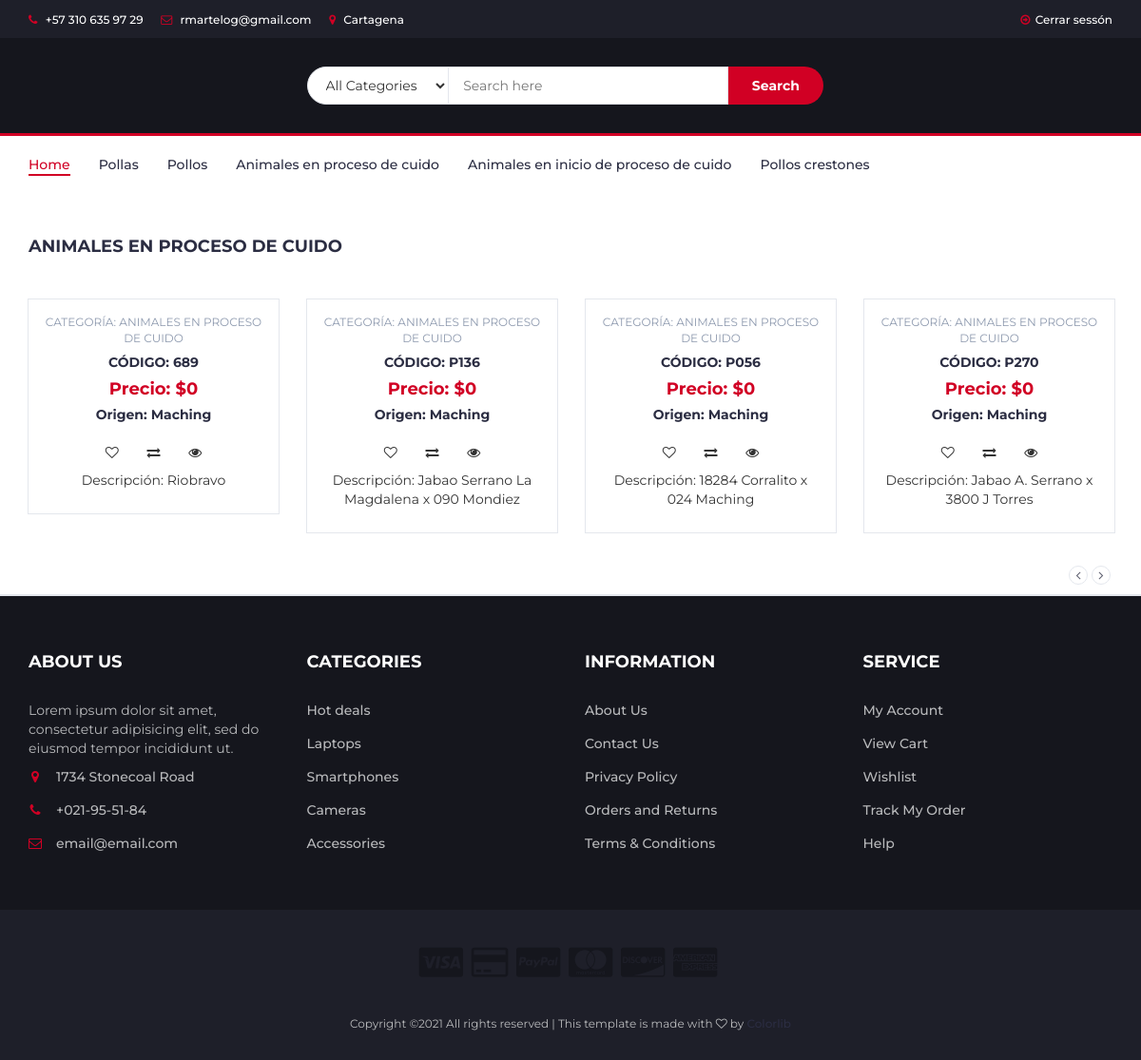
Page /home/animales_en_proceso on the committed database.
### portafolio/models.py (models this page shows)
class Producto(models.Model):
    nombre_gallo = models.CharField(max_length=200, null=True, blank=False, verbose_name='Nombre_gallo')
    slug = models.SlugField()
    categoria = models.ForeignKey(Categoria, on_delete=models.CASCADE)
    descripcion = models.TextField(null=True, blank=False, help_text='ingrese una descripcipón del animal',
                                   verbose_name='Descripcion animal')
    precio = models.IntegerField(null=True, blank=False)
    origen_animal = models.TextField(null=True, blank=False, help_text='ingrese el origen del animal',
                                     verbose_name='origen_animal')
    foto = models.ImageField(upload_to='portafolio/static/images', verbose_name='Foto_animal', null=True, blank=True)
    disponible = models.BooleanField(default=True)
    class Meta:
        verbose_name = 'Producto'
        verbose_name_plural = 'Productos'
        ordering = ['id']

class Categoria (models.Model):
    nombre_categoria = models.CharField(max_length=300, null=True, blank=False, verbose_name='Nombre_categoria')
    descripcion = models.TextField(null=True, blank=False,help_text='ingrese una descripcipón del animal', verbose_name='Descripcion animal')
    def __str__(self):
        return self.nombre_categoria
    class Meta:
        verbose_name = 'categoria'
        verbose_name_plural = 'categorias'
        ordering =['-id']

### portafolio/views.py (the view)
class animales_en_proceso(View):
    model = Producto
    template_name = 'portafolio/categoria_animales_en_proceso.html'
    def get(self, request, *args, **kwargs):
        categoria = Categoria.objects.get(nombre_categoria='Animales en proceso de cuido')
        animales_en_proceso = Producto.objects.filter(categoria=categoria, disponible=True)
        return render(request, self.template_name, {'animales_en_proceso':animales_en_proceso})

### portafolio/templates/portafolio/categoria_animales_en_proceso.html (shortened to what this page needs)
{% extends 'portafolio/base.html' %}
{% load i18n %}
{% block content %}
    <div class="section">
        <div class="container">
            <div class="row">
                <div class="col-md-12">
                    <div class="section-title">
                        <h4 class="title">Animales en proceso de cuido</h4>
                    </div>
                </div>
                {% if animales_en_proceso %}
                    <div class="col-md-12">
                        <div class="row">
                            <div class="products-tabs">
                                <div id="tab1" class="tab-pane active">
                                    <div class="products-slick" data-nav="#slick-nav-1">
                                        {% for pollo in animales_en_proceso %}
                                        <div class="product">
                                            <div class="product-body">
                                                <p class="product-category">Categoría: {{ pollo.categoria }}</p>
                                                <h3 class="product-name"><a href="#">Código: {{ pollo.nombre_gallo }}</a></h3>
                                                <h4 class="product-price">Precio: ${{pollo.precio}}
                                                </h4>
                                                <h5 class="product-old">Origen: {{pollo.origen_animal}}</h5>
                                                <div class="product-btns">
                                                    <button class="add-to-wishlist"><i class="fa fa-heart-o"></i></button>
                                                    <button class="add-to-compare"><i class="fa fa-exchange"></i></button>
                                                    <button class="quick-view"><i class="fa fa-eye"></i></button>
                                                    <p> Descripción: {{ pollo.descripcion }}</p>
                                                </div>
                                            </div>
                                            <div class="add-to-cart">
                                                <button class="add-to-cart-btn"> add
                                                </button>
                                            </div>
                                        </div>
                                        {% endfor %}
                                    </div>
                                    <div id="slick-nav-1" class="products-slick-nav"></div>
                                </div>
                            </div>
                        </div>
                    </div>
                {% endif %}
            </div>
        </div>
    </div>
{% endblock content %}

### portafolio/static/css/style.css (style rules this page uses)
body { font-family: 'Montserrat', sans-serif; font-weight: 400; color: #333; }
h1, h2, h3, h4, h5, h6 { color: #2B2D42; font-weight: 700; margin: 0 0 10px; }
a { color: #2B2D42; font-weight: 500; -webkit-transition: 0.2s color; transition: 0.2s color; }
.section { padding-top: 30px; padding-bottom: 30px; }
.section-title { position: relative; margin-bottom: 30px; margin-top: 15px; }
.section-title .title { display: inline-block; text-transform: uppercase; margin: 0px; }
.product { position: relative; margin: 15px 0px; -webkit-box-shadow: 0px 0px 0px 0px #E4E7ED, 0px 0px 0px 1px #E4E7ED; box-shadow: 0px 0px 0px 0px #E4E7ED, 0px 0px 0px 1px #E4E7ED; -webkit-transition: 0.2s all; transition: 0.2s all; }
.product .product-body { position: relative; padding: 15px; background-color: #FFF; text-align: center; z-index: 20; }
.product .product-body .product-category { text-transform: uppercase; font-size: 12px; color: #8D99AE; }
.product .product-body .product-name { text-transform: uppercase; font-size: 14px; }
.product .product-body .product-name>a { font-weight: 700; }
.product .product-body .product-price { color: #D10024; font-size: 18px; }
.product .product-body .product-btns>button { position: relative; width: 40px; height: 40px; line-height: 40px; background: transparent; border: none; -webkit-transition: 0.2s all; transition: 0.2s all; }
.product .add-to-cart { position: absolute; left: 1px; right: 1px; bottom: 1px; padding: 15px; background: #1e1f29; text-align: center; -webkit-transform: translateY(0%); -ms-transform: translateY(0%); transform: translateY(0%); -webkit-transition: 0.2s all; transition: 0.2s all; z-index: 2; }
.product .add-to-cart .add-to-cart-btn { position: relative; border: 2px solid transparent; height: 40px; padding: 0 30px; background-color: #ef233c; color: #FFF; text-transform: uppercase; font-weight: 700; border-radius: 40px; -webkit-transition: 0.2s all; transition: 0.2s all; }
.products-slick .product.slick-slide { margin: 15px; }
.products-tabs>.tab-pane { display: block; height: 0; opacity: 0; visibility: hidden; overflow-y: hidden; padding-bottom: 60px; margin-bottom: -60px; }
.products-tabs>.tab-pane.active { opacity: 1; visibility: visible; height: auto; }
.products-slick-nav { position: absolute; right: 15px; z-index: 10; }

### rows in the picture
Producto: categoria "ANIMALES EN PROCESO DE CUIDO", nombre_gallo "689", precio "0", origen_animal "Maching", descripcion "Riobravo"
Producto: categoria "ANIMALES EN PROCESO DE CUIDO", nombre_gallo "P136", precio "0", origen_animal "Maching", descripcion "Jabao Serrano La Magdalena x 090 Mondiez"
Producto: categoria "ANIMALES EN PROCESO DE CUIDO", nombre_gallo "P056", precio "0", origen_animal "Maching", descripcion "18284 Corralito x 024 Maching"
Producto: categoria "ANIMALES EN PROCESO DE CUIDO", nombre_gallo "P270", precio "0", origen_animal "Maching", descripcion "Jabao A. Serrano x 3800 J Torres"
